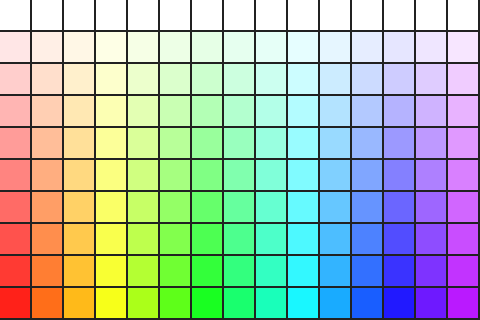
Frame 1 (no input)
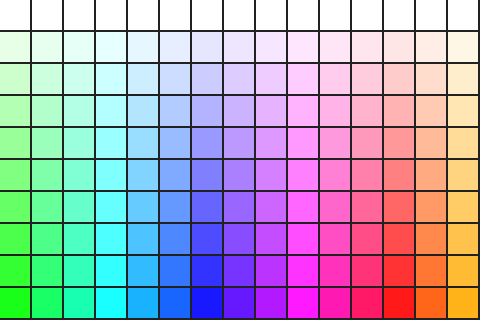
Frame 60 (no input)
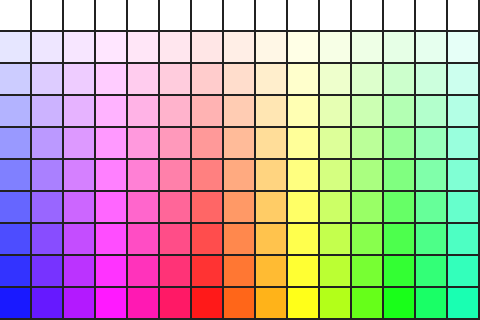
Frame 120 (the mouse pressed at the canvas centre since frame 60)

The p5.js sketch that drew these frames (run headless with seeded random() and noise() and a simulated clock; from frame 60 on, the mouse is pressed at the canvas centre):

// p5.js sketch
// ── sketch.js
console.log("Hello p5.js!!");

let num = 0;

function setup(){
	console.log("setup!!");
	createCanvas(480, 320);
	frameRate(32);
}

function draw(){
	console.log("draw!!");

	num += 2;
	if(360 < num){
		num = 0;
	}

	colorMode(RGB);
	background(33, 33, 33);

	colorMode(HSB);// 色相 0~360
	noStroke();
	let size = 32;
	for(let i=0; i<15; i++){
		for(let s=0; s<10; s++){
			let sat = (i * 20 + num) % 360;
			fill(sat, s*10, 100);
			rect(size*i, size*s, size-2, size-2);
		}
	}
}
